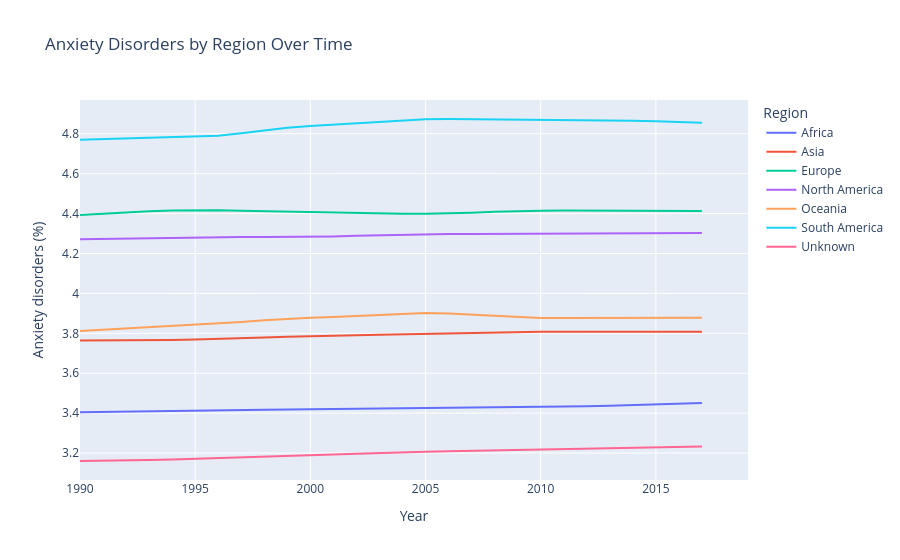

This figure's notebook cell:
### Code cell
regional = merged.groupby(['Year', 'Region']).agg({
    'Anxiety disorders (%)': 'mean',
    'Mobile Subscriptions': 'mean'
}).reset_index()

fig = px.line(
    regional,
    x='Year',
    y='Anxiety disorders (%)',
    color='Region',
    title='Anxiety Disorders by Region Over Time'
)
fig.show()

### Figure 1 — Plotly figure (JSON) as saved in the notebook; plotly's stock layout.template omitted (floating-point values rounded to 4 significant figures)
{"data": [{"hovertemplate": "Region=Africa<br>Year=%{x}<br>Anxiety disorders (%)=%{y}<extra></extra>", "legendgroup": "Africa", "line": {"color": "#636efa", "dash": "solid"}, "marker": {"symbol": "circle"}, "mode": "lines", "name": "Africa", "orientation": "v", "showlegend": true, "type": "scatter", "x": [1990.0, 1991.0, 1992.0, 1993.0, 1994.0, 1995.0, 1996.0, 1997.0, 1998.0, 1999.0, 2000.0, 2001.0, 2002.0, 2003.0, 2004.0, 2005.0, 2006.0, 2007.0, 2008.0, 2009.0, 2010.0, 2011.0, 2012.0, 2013.0, 2014.0, 2015.0, 2016.0, 2017.0, 2018.0, 2019.0], "xaxis": "x", "y": [3.405, 3.407, 3.409, 3.41, 3.412, 3.414, 3.415, 3.416, 3.417, 3.418, 3.419, 3.42, 3.421, 3.422, 3.423, 3.424, 3.425, 3.427, 3.428, 3.429, 3.431, 3.432, 3.434, 3.437, 3.44, 3.443, 3.447, 3.451, NaN, NaN], "yaxis": "y"}, {"hovertemplate": "Region=Asia<br>Year=%{x}<br>Anxiety disorders (%)=%{y}<extra></extra>", "legendgroup": "Asia", "line": {"color": "#EF553B", "dash": "solid"}, "marker": {"symbol": "circle"}, "mode": "lines", "name": "Asia", "orientation": "v", "showlegend": true, "type": "scatter", "x": [1990.0, 1991.0, 1992.0, 1993.0, 1994.0, 1995.0, 1996.0, 1997.0, 1998.0, 1999.0, 2000.0, 2001.0, 2002.0, 2003.0, 2004.0, 2005.0, 2006.0, 2007.0, 2008.0, 2009.0, 2010.0, 2011.0, 2012.0, 2013.0, 2014.0, 2015.0, 2016.0, 2017.0, 2018.0, 2019.0], "xaxis": "x", "y": [3.764, 3.764, 3.765, 3.766, 3.767, 3.768, 3.771, 3.774, 3.779, 3.783, 3.786, 3.789, 3.791, 3.793, 3.795, 3.797, 3.799, 3.801, 3.804, 3.807, 3.808, 3.807, 3.807, 3.808, 3.808, 3.809, 3.808, 3.808, NaN, NaN], "yaxis": "y"}, {"hovertemplate": "Region=Europe<br>Year=%{x}<br>Anxiety disorders (%)=%{y}<extra></extra>", "legendgroup": "Europe", "line": {"color": "#00cc96", "dash": "solid"}, "marker": {"symbol": "circle"}, "mode": "lines", "name": "Europe", "orientation": "v", "showlegend": true, "type": "scatter", "x": [1990.0, 1991.0, 1992.0, 1993.0, 1994.0, 1995.0, 1996.0, 1997.0, 1998.0, 1999.0, 2000.0, 2001.0, 2002.0, 2003.0, 2004.0, 2005.0, 2006.0, 2007.0, 2008.0, 2009.0, 2010.0, 2011.0, 2012.0, 2013.0, 2014.0, 2015.0, 2016.0, 2017.0, 2018.0, 2019.0], "xaxis": "x", "y": [4.393, 4.4, 4.407, 4.412, 4.416, 4.418, 4.417, 4.415, 4.412, 4.41, 4.409, 4.408, 4.405, 4.402, 4.399, 4.399, 4.401, 4.405, 4.409, 4.413, 4.415, 4.416, 4.416, 4.415, 4.415, 4.415, 4.414, 4.413, NaN, NaN], "yaxis": "y"}, {"hovertemplate": "Region=North America<br>Year=%{x}<br>Anxiety disorders (%)=%{y}<extra></extra>", "legendgroup": "North America", "line": {"color": "#ab63fa", "dash": "solid"}, "marker": {"symbol": "circle"}, "mode": "lines", "name": "North America", "orientation": "v", "showlegend": true, "type": "scatter", "x": [1990.0, 1991.0, 1992.0, 1993.0, 1994.0, 1995.0, 1996.0, 1997.0, 1998.0, 1999.0, 2000.0, 2001.0, 2002.0, 2003.0, 2004.0, 2005.0, 2006.0, 2007.0, 2008.0, 2009.0, 2010.0, 2011.0, 2012.0, 2013.0, 2014.0, 2015.0, 2016.0, 2017.0, 2018.0, 2019.0], "xaxis": "x", "y": [4.272, 4.274, 4.276, 4.278, 4.28, 4.282, 4.283, 4.283, 4.283, 4.283, 4.284, 4.286, 4.289, 4.292, 4.294, 4.296, 4.297, 4.298, 4.298, 4.298, 4.298, 4.299, 4.299, 4.3, 4.3, 4.301, 4.302, 4.303, NaN, NaN], "yaxis": "y"}, {"hovertemplate": "Region=Oceania<br>Year=%{x}<br>Anxiety disorders (%)=%{y}<extra></extra>", "legendgroup": "Oceania", "line": {"color": "#FFA15A", "dash": "solid"}, "marker": {"symbol": "circle"}, "mode": "lines", "name": "Oceania", "orientation": "v", "showlegend": true, "type": "scatter", "x": [1990.0, 1991.0, 1992.0, 1993.0, 1994.0, 1995.0, 1996.0, 1997.0, 1998.0, 1999.0, 2000.0, 2001.0, 2002.0, 2003.0, 2004.0, 2005.0, 2006.0, 2007.0, 2008.0, 2009.0, 2010.0, 2011.0, 2012.0, 2013.0, 2014.0, 2015.0, 2016.0, 2017.0, 2018.0, 2019.0], "xaxis": "x", "y": [3.812, 3.818, 3.824, 3.83, 3.836, 3.841, 3.848, 3.856, 3.865, 3.873, 3.878, 3.881, 3.887, 3.893, 3.899, 3.901, 3.899, 3.893, 3.885, 3.879, 3.876, 3.876, 3.877, 3.877, 3.878, 3.878, 3.878, 3.878, NaN, NaN], "yaxis": "y"}, {"hovertemplate": "Region=South America<br>Year=%{x}<br>Anxiety disorders (%)=%{y}<extra></extra>", "legendgroup": "South America", "line": {"color": "#19d3f3", "dash": "solid"}, "marker": {"symbol": "circle"}, "mode": "lines", "name": "South America", "orientation": "v", "showlegend": true, "type": "scatter", "x": [1990.0, 1991.0, 1992.0, 1993.0, 1994.0, 1995.0, 1996.0, 1997.0, 1998.0, 1999.0, 2000.0, 2001.0, 2002.0, 2003.0, 2004.0, 2005.0, 2006.0, 2007.0, 2008.0, 2009.0, 2010.0, 2011.0, 2012.0, 2013.0, 2014.0, 2015.0, 2016.0, 2017.0, 2018.0, 2019.0], "xaxis": "x", "y": [4.77, 4.773, 4.776, 4.779, 4.782, 4.784, 4.79, 4.802, 4.817, 4.83, 4.839, 4.846, 4.854, 4.862, 4.869, 4.873, 4.874, 4.873, 4.871, 4.87, 4.87, 4.87, 4.87, 4.868, 4.866, 4.863, 4.859, 4.855, NaN, NaN], "yaxis": "y"}, {"hovertemplate": "Region=Unknown<br>Year=%{x}<br>Anxiety disorders (%)=%{y}<extra></extra>", "legendgroup": "Unknown", "line": {"color": "#FF6692", "dash": "solid"}, "marker": {"symbol": "circle"}, "mode": "lines", "name": "Unknown", "orientation": "v", "showlegend": true, "type": "scatter", "x": [1990.0, 1991.0, 1992.0, 1993.0, 1994.0, 1995.0, 1996.0, 1997.0, 1998.0, 1999.0, 2000.0, 2001.0, 2002.0, 2003.0, 2004.0, 2005.0, 2006.0, 2007.0, 2008.0, 2009.0, 2010.0, 2011.0, 2012.0, 2013.0, 2014.0, 2015.0, 2016.0, 2017.0, 2018.0, 2019.0], "xaxis": "x", "y": [3.16, 3.161, 3.162, 3.165, 3.167, 3.17, 3.173, 3.176, 3.18, 3.184, 3.188, 3.192, 3.197, 3.201, 3.205, 3.207, 3.208, 3.21, 3.213, 3.216, 3.218, 3.219, 3.221, 3.224, 3.226, 3.229, 3.231, 3.233, NaN, NaN], "yaxis": "y"}], "layout": {"legend": {"title": {"text": "Region"}, "tracegroupgap": 0}, "title": {"text": "Anxiety Disorders by Region Over Time"}, "xaxis": {"anchor": "y", "domain": [0, 1], "title": {"text": "Year"}}, "yaxis": {"anchor": "x", "domain": [0, 1], "title": {"text": "Anxiety disorders (%)"}}}}
